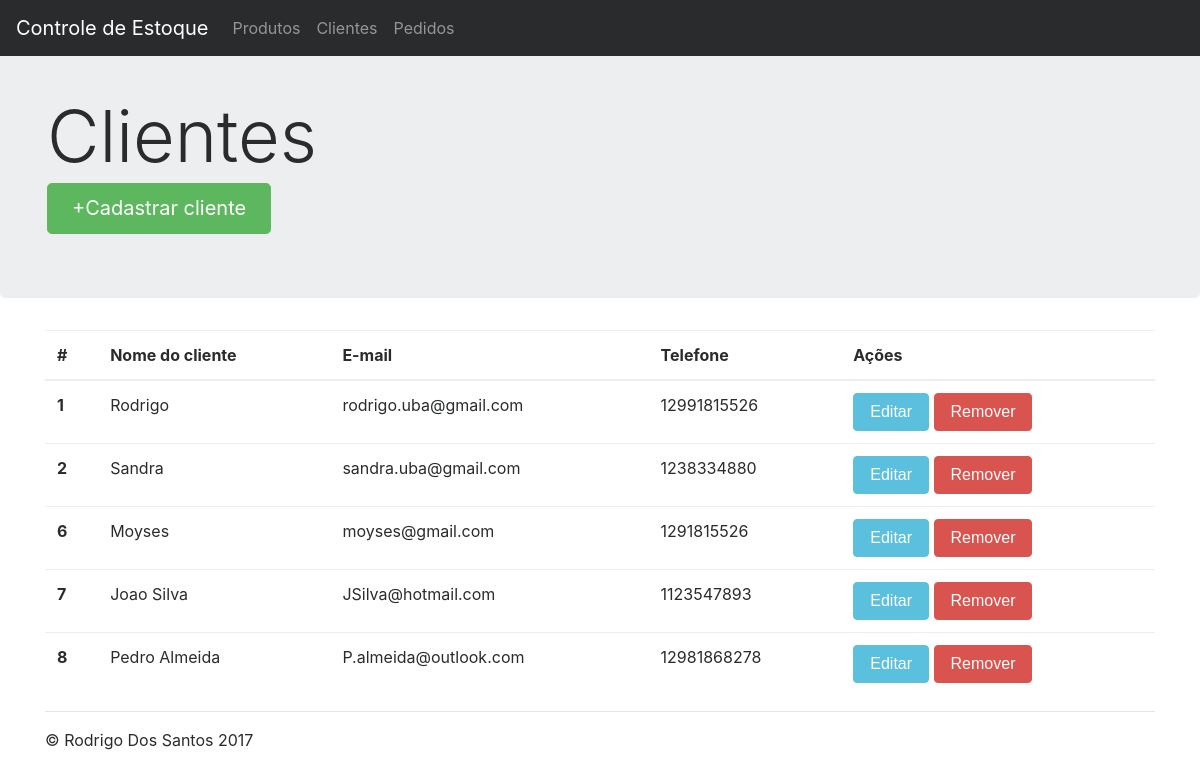
/Cliente.php, run on the app's committed database.
### tables this page shows
CREATE TABLE `cliente` (
  `idCliente` int(11) NOT NULL AUTO_INCREMENT,
  `nome` varchar(45) NOT NULL,
  `email` varchar(60) NOT NULL,
  `telefone` varchar(15) NOT NULL,
  PRIMARY KEY (`idCliente`)
);

### model/DAO/Database.php (called while the page is built, shortened)
<?php
    class Database {
        private static $DBHOST = 'localhost';
		private static $DBNAME = 'estoquestudiorama';
		private static $DBUSER = 'root';
		private static $DBPASS = '';
		private static $con;
		public static function getInstancia() {
            if(!isset(self::$con)) {
                $opcoes = array(
                    PDO::MYSQL_ATTR_INIT_COMMAND => 'SET NAMES UTF8'
                );
                self::$con = new PDO('mysql:host=' . self::$DBHOST . ';dbname='.self::$DBNAME, self::$DBUSER, self::$DBPASS, $opcoes);
            }
            return self::$con;
		}
    }

### model/DAO/ClienteDAO.php (called while the page is built, shortened)
<?php
    class ClienteDAO {
        private $con;
        public function __construct(){
            require_once('Database.php');
            $this->con = Database::getInstancia();
        }
        public function getAll(){
            $clientes = array();
            $sql = "SELECT * FROM cliente";
            foreach ($this->con->query($sql) as $row) {
                $cliente = new Cliente();
                $cliente->setIdCliente((int)$row['idCliente']);
                $cliente->setNome($row['nome']);
                $cliente->setEmail($row['email']);
                $cliente->setTelefone($row['telefone']);
                $clientes[] = $cliente;
            }
            return $clientes;
        }
}

### model/Cliente.php (called while the page is built, shortened)
<?php
	class Cliente {
        private $idCliente;
        private $nome;
        private $email;
        private $telefone;
        public function getIdCliente(){
            return $this->idCliente;
        }
        public function getNome(){
            return $this->nome;
        }
        public function getEmail(){
            return $this->email;
        }
        public function getTelefone(){
            return $this->telefone;
        }
        public function setIdCliente($idCliente){
            $this->idCliente = $idCliente;
        }
        public function setNome($nome){
            $this->nome = $nome;
        }
        public function setEmail($email){
            $this->email = $email;
        }
        public function setTelefone($telefone){
            $this->telefone = $telefone;
        }
    }

### Cliente.php (the view, shortened to what this page needs)
<!DOCTYPE html>
<html lang="pt-br"><head><meta http-equiv="Content-Type" content="text/html; charset=UTF-8">
    <link href="./css/bootstrap.min.css" rel="stylesheet">
    <link href="./css/jumbotron.css" rel="stylesheet">
  </head>
  <body>
    <nav class="navbar navbar-toggleable-md navbar-inverse fixed-top bg-inverse">
      <a class="navbar-brand" href="./index">Controle de Estoque</a>
      <div class="navbar-collapse collapse" id="navbarsExampleDefault" aria-expanded="false" style="">
        <ul class="navbar-nav mr-auto">
            <a class="nav-link" href="./index">Produtos</a>
          <li class="nav-item">
            <a class="nav-link" href="./Cliente">Clientes</a>
          </li>
          <li class="nav-item">
            <a class="nav-link" href="./Pedido">Pedidos</a>
          </li>
        </ul>
        </div>
    </nav>
    <div class="jumbotron">
      <div class="container">
        <h3 class="display-3">Clientes</h3>
        <a class="btn btn-primary btn-lg" href="./ClienteForm" role="button">+Cadastrar cliente</a>
      </div>
    </div>
    <div class="container">
      <div class="table" id="Tabela">
        <table class="table">
		  <thead>
			<tr>
			  <th>#</th>
			  <th>Nome do cliente</th>
			  <th>E-mail</th>
			  <th>Telefone</th>
			  <th>Ações</th>
			</tr>
		  </thead>
		  <tbody>
			<tr>
      <?php
      require_once('./model/Cliente.php');
      require_once('./model/DAO/ClienteDAO.php');
      $clienteDAO = new ClienteDAO();
      $clientes = $clienteDAO->getAll();
      foreach ($clientes as $cliente) {
        echo '<tr>';
        echo '<th scope="row">'. $cliente->getIdCliente().'</th>';
        echo '<td>'. $cliente->getNome() .'</td>';
        echo '<td>'. $cliente->getEmail() .'</td>';
        echo '<td>'. $cliente->getTelefone() .'</td>';
        echo '<td><button type="button" class="btn btn-info" onclick="editar('. $cliente->getIdCliente().')">Editar</button> <button type="button" class="btn btn-danger" onclick="deletar('. $cliente->getIdCliente().')">Remover</button></td>';
        }
        ?>
		  </tbody>
		</table>
      </div>
      <hr>
      <footer>
        <p>© Rodrigo Dos Santos 2017</p>
      </footer>
    </div>
</body></html>

### css/jumbotron.css (style rules this page uses)
body { padding-top: 2rem; }

### data on the page
cliente: idCliente "1", nome "Rodrigo", email "rodrigo.uba@gmail.com", telefone "12991815526"
cliente: idCliente "2", nome "Sandra", email "sandra.uba@gmail.com", telefone "1238334880"
cliente: idCliente "6", nome "Moyses", email "moyses@gmail.com", telefone "1291815526"
cliente: idCliente "7", nome "Joao Silva", email "JSilva@hotmail.com", telefone "1123547893"
cliente: idCliente "8", nome "Pedro Almeida", email "P.almeida@outlook.com", telefone "12981868278"
